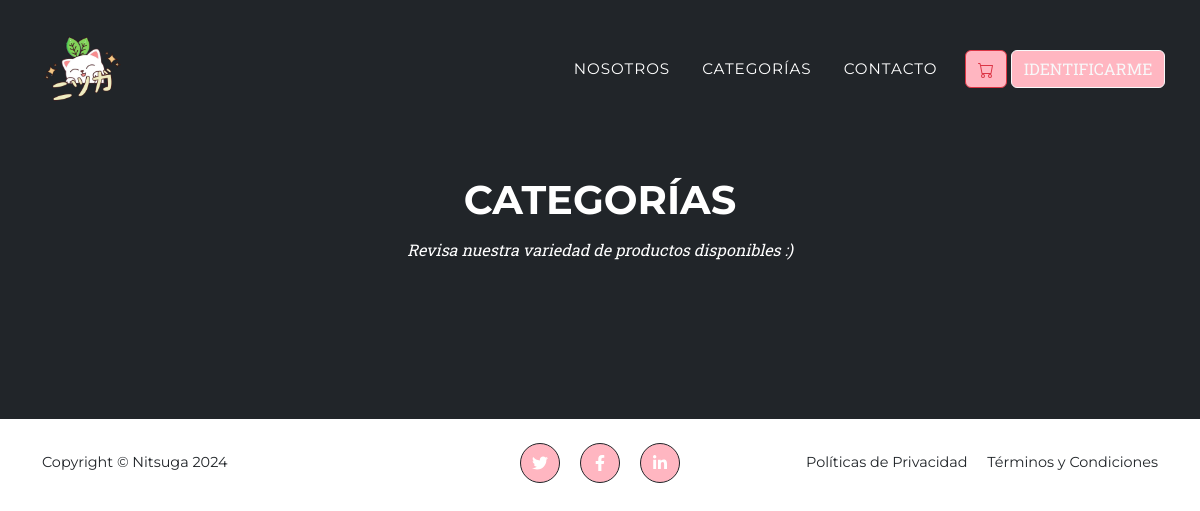
The page /categoria/ on the database as committed earlier.
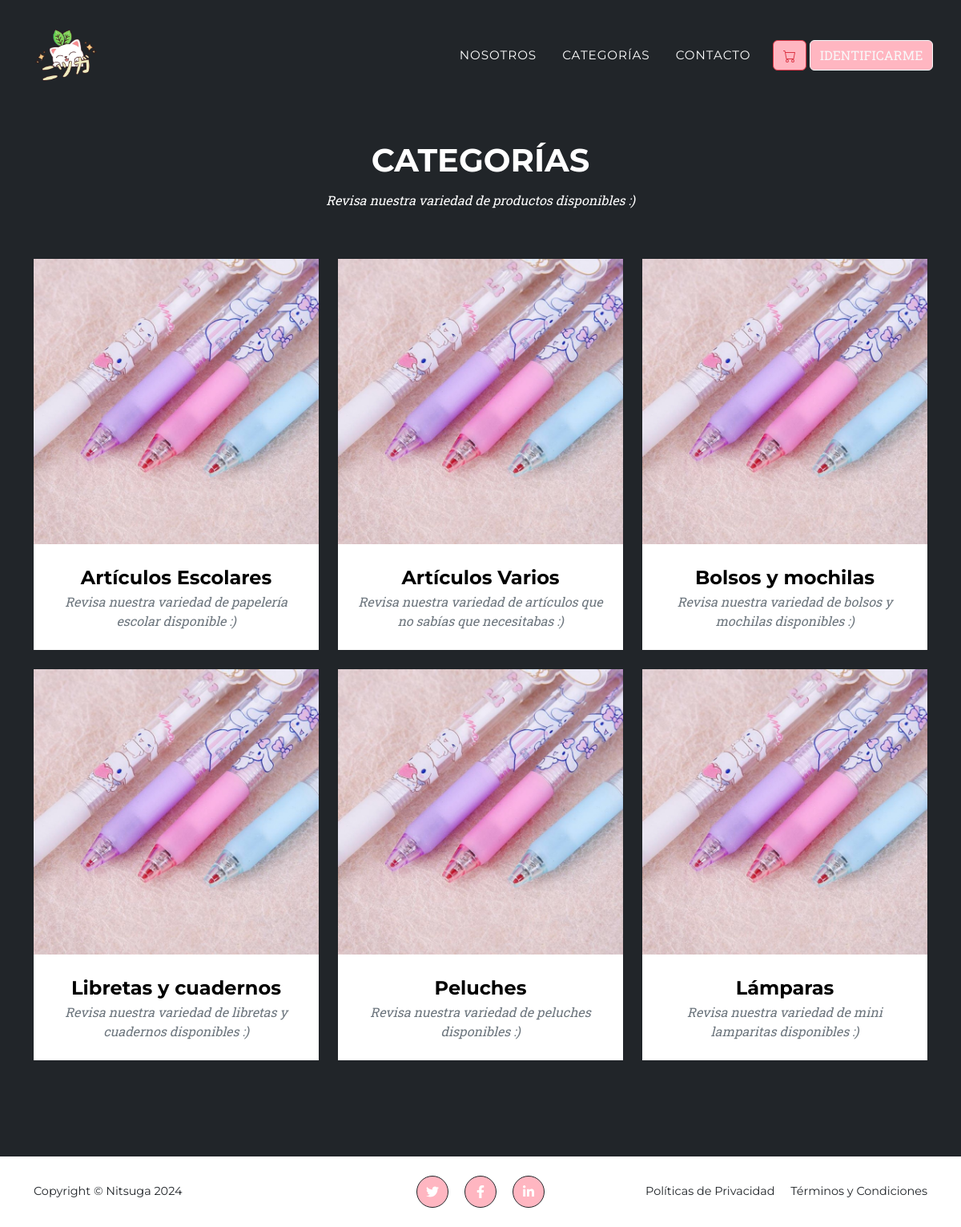
The same page on the database as committed later.
### app/models.py (models this page shows, shortened)
class Categoria(models.Model):
    nombre = models.CharField(max_length=50)
    descripcion = models.TextField()
    disponible = models.BooleanField()

### app/views.py (the view)
# urls.py: path('categoria/', categorias, name="categorias"),
def categorias(request):
    categoria = Categoria.objects.all()
    data = {
        'categorias' : categoria
    }
    return render(request, 'app/categorias.html', data)

### app/templates/app/categorias.html (shortened to what this page needs)
{% extends 'app/base.html' %}
{% load static %}
{% block contenido %}
    <section class="page-section bg-dark text-white mb-0" id="portfolio">
    <div class="container">
        <div class="text-center">
            <h2 class="section-heading text-uppercase">Categorías</h2>
            <h3 class="subtitle-category section-subheading">Revisa nuestra variedad de productos disponibles :)</h3>
        </div>
        <div class="row">
            {% for c in categorias %}
            <div class="col-lg-4 col-sm-6 mb-4">
                <div class="portfolio-item">
                    <a class="portfolio-link" href="{% url 'app:detalle_categoria' c.id %}">
                        <img class="img-fluid" src="{% static 'app/assets/img/portfolio/art_escolares.JPEG' %}" alt="..." />
                    </a>
                    <div class="portfolio-caption">
                        <div class="portfolio-caption-heading">{{ c.nombre }}</div>
                        <div class="portfolio-caption-subheading text-muted">{{ c.descripcion }}</div>
                    </div>
                </div>
            </div>
                {% endfor %}
        </div>
    </div>
    </section>
{% endblock %}

### app/templates/app/base.html (shortened to what this page needs)
{% load static %}
<!DOCTYPE html>
<html lang="en">
<head>
    <link rel="stylesheet" href="{% static 'app/css/styles.css' %}">
</head>
<body id="page-top">
    <nav class="navbar navbar-expand-lg navbar-dark fixed-top" id="mainNav">
        <div class="container">
            <a class="navbar-brand" href="{% url 'home' %}"><img src="{% static 'app/assets/img/logonitsuga.png' %}"
                    alt="..." /></a>
            <div class="collapse navbar-collapse" id="navbarResponsive">
                <ul class="navbar-nav text-uppercase ms-auto py-4 py-lg-0">
                    <li class="nav-item"><a class="nav-link" href="{% url 'nosotros' %}">Nosotros</a></li>
                    <li class="nav-item"><a class="nav-link" href="{% url 'categorias' %}">Categorías</a></li>
                    <li class="nav-item"><a class="nav-link" href="{% url 'contacto' %}">Contacto</a></li>
                    <div class="col-md-1 text-center">
                        <button type="button" onclick="mostrarCarrito()" class="btn btn-outline-danger"></button>
                    </div>
                    {% if user.is_authenticated %}
                    <div class="col-md-3 text-center">
                        <span class="nav-link">Hola, {{ user.username }}</span>
                    </div>
                    <div class="col-md-2 text-center">
                        <form action="{% url 'logout' %}" method="post">
                            {% csrf_token %}
                            <button type="submit" class="btn btn-outline-light">
                                Cerrar Sesión
                            </button>
                        </form>
                    </div>
                    {% else %}
                    <div class="col-md-2 text-center">
                        <a type="button" class="btn btn-outline-light" href="{% url 'login' %}">Identificarme</a>
                    </div>
                    {% endif %}
                </ul>
            </div>
        </div>
    </nav>
    <div id="contenido">
        {% block contenido %}
        {% endblock %}
    </div>
    <footer class="footer py-4">
        <div class="container">
            <div class="row align-items-center">
                <div class="col-lg-4 text-lg-start">Copyright &copy; Nitsuga 2024</div>
                <div class="col-lg-4 my-3 my-lg-0">
                    <a class="btn btn-dark btn-social mx-2" href="#!" aria-label="Twitter"><i
                            class="fab fa-twitter"></i></a>
                    <a class="btn btn-dark btn-social mx-2" href="#!" aria-label="Facebook"><i
                            class="fab fa-facebook-f"></i></a>
                    <a class="btn btn-dark btn-social mx-2" href="#!" aria-label="LinkedIn"><i
                            class="fab fa-linkedin-in"></i></a>
                </div>
                <div class="col-lg-4 text-lg-end">
                    <a class="link-dark text-decoration-none me-3" href="#!">Políticas de Privacidad</a>
                    <a class="link-dark text-decoration-none" href="#!">Términos y Condiciones</a>
                </div>
            </div>
        </div>
    </footer>
</body>
</html>

Rows that differ between the two databases and show on the page:
added Categoria: nombre "Artículos Escolares", descripcion "Revisa nuestra variedad de papelería escolar disponible :)"
added Categoria: nombre "Artículos Varios", descripcion "Revisa nuestra variedad de artículos que no sabías que necesitabas :)"
added Categoria: nombre "Bolsos y mochilas", descripcion "Revisa nuestra variedad de bolsos y mochilas disponibles :)"
added Categoria: nombre "Libretas y cuadernos", descripcion "Revisa nuestra variedad de libretas y cuadernos disponibles :)"
added Categoria: nombre "Peluches", descripcion "Revisa nuestra variedad de peluches disponibles :)"
added Categoria: nombre "Lámparas", descripcion "Revisa nuestra variedad de mini lamparitas disponibles :)"
